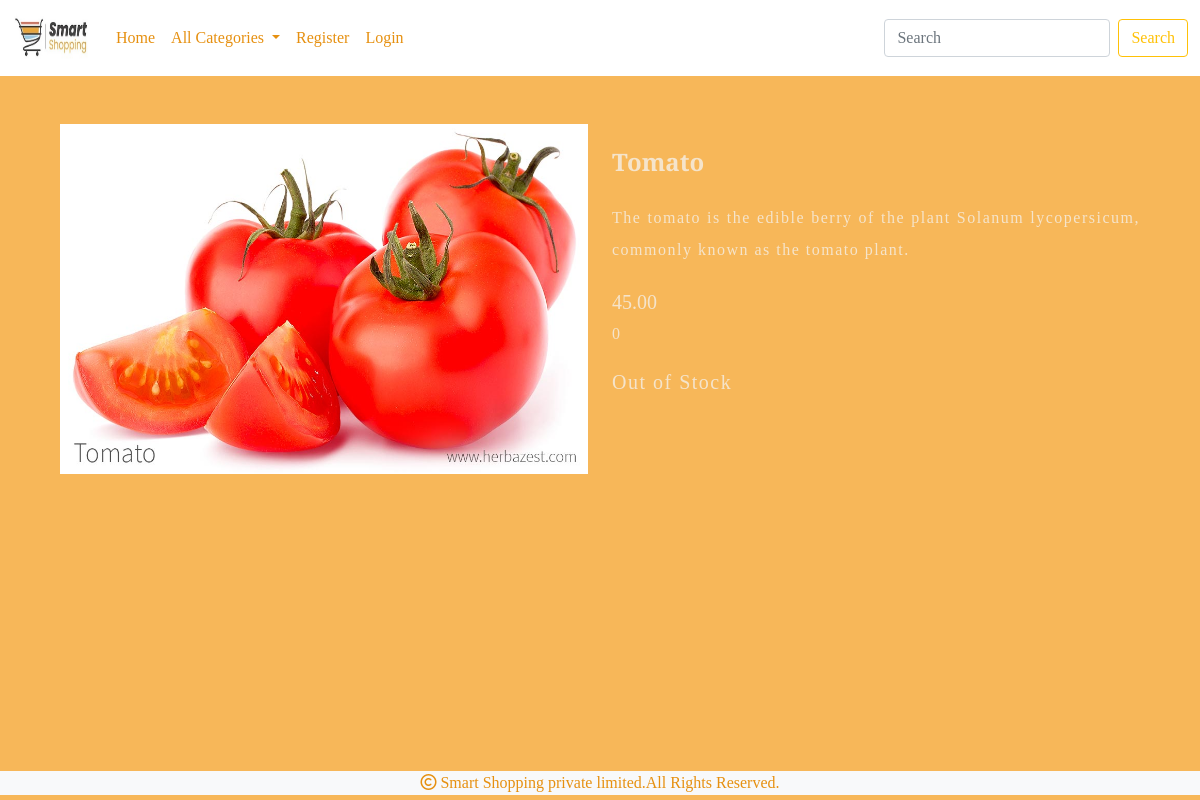
Screenshot of /detailproduct/Tomato with the database file from the repository.
### shop/models.py (models this page shows, shortened)
class Products(models.Model):
    name=models.CharField(max_length=20)
    desc=models.TextField()
    image=models.ImageField(upload_to="images/products",blank=True,null=True)
    price=models.DecimalField(max_digits=10,decimal_places=2)
    stock=models.IntegerField()
    available=models.BooleanField(default=True)
    created=models.DateTimeField(auto_now_add=True)
    updated=models.DateTimeField(auto_now=True)
    category=models.ForeignKey(Category,on_delete=models.CASCADE)

### shop/views.py (the view)
# urls.py: path('detailproduct/<p>', views.detailproduct, name="detailproduct"),
def detailproduct(request,p):
    d=Products.objects.get(name=p)
    return render(request,'detail.html',{'d':d})

### cart/context_processors.py (called while the page is built)
def total(request):
    item_count=0
    if request.user:
        u=request.user
        try:
            cart=Cart.objects.filter(user=u)
            for i in cart:
                item_count+=i.quantity
        except:
            item_count=0
    return {'count':item_count}

### shop/context_processors.py (called while the page is built)
def menu_links(request):
    c=Category.objects.all()
    return {'links':c}

### templates/detail.html
{% extends 'base.html' %}
{% load static %}
{% block content %}
<div class="row m-5">
    <div class="col-md-6">
        <img src="{{d.image.url}}" width="100%" height="350px">
    </div>
    <div class="col-md-6 mt-4" style="color:#f5e4cb;">
        <h4><b>{{d.name}}</b></h4>
        <p class="mt-4" style="text-align:justify;line-height:2;letter-spacing:1.5px;">{{d.desc}}</p>
        <h5 class="mt-4">{{d.price}}</h5>{{d.stock}}
        {% if user.is_superuser == True %}
            {% if d.stock == 0 %}
            <h5 class="mt-4" style="letter-spacing:1.5px;">Out of Stock</h5>
            <a href="{% url 'admin:index' %}" class="btn btn-warning mt-5">ADD STOCK</a>
            {% else %}
            <h5 class="mt-4" style="letter-spacing:1.5px;">Product in Stock</h5>
            <a href="{% url 'admin:index' %}" class="btn btn-warning mt-5">ADD STOCK</a>
            {% endif %}
        {% else %}
            {% if d.stock == 0 %}
            <h5 class="mt-4" style="letter-spacing:1.5px;">Out of Stock</h5>
            {% else %}
            <a href="{% url 'cart:addtocart' d.name %}" class="btn btn-warning mt-5">ADD TO CART</a>
            {% endif %}
        {% endif %}
    </div>
</div>
{% endblock %}

### static/css/style.css (style rules this page uses)
body { font-family: 'Slabo 27px', serif; }

### rows the page displays
Products: image (picture), name "Tomato", desc "The tomato is the edible berry of the plant Solanum lycopersicum, commonly known as the tomato plant.", price "45.00", stock "0"
